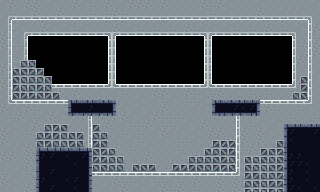

Below is a game level as drawn by its tile map, then a one-line description and the .tmx that defines it (tile-layer data replaced by summaries):
An orthogonal 40x24 tile map with 8x8 px tiles, 5 tile layers (Tile Layer 4, Tile Layer 5, Tile Layer 1, Tile Layer 2, ...), 3 tilesets and 8 objects.

<map version="1.10" tiledversion="1.11.2" orientation="orthogonal" renderorder="right-down" width="40" height="24" tilewidth="8" tileheight="8" infinite="0" nextlayerid="12" nextobjectid="20">
 <tileset firstgid="1" source="../panels.tsx" />
 <tileset firstgid="61" source="../slabs.tsx" />
 <tileset firstgid="121" source="../grating.tsx" />
 <group id="9" name="Group Layer 1" tintcolor="#8b8b8b">
  <layer id="10" name="Tile Layer 4" width="40" height="24">
   <data>[960 cells, 656 non-empty, 46 distinct tile ids]</data>
  </layer>
  <layer id="11" name="Tile Layer 5" width="40" height="24" offsetx="4" offsety="4">
   <data>[960 cells, 67 non-empty, 9 distinct tile ids]</data>
  </layer>
 </group>
 <layer id="1" name="Tile Layer 1" width="40" height="24">
  <data>[960 cells, 501 non-empty, 30 distinct tile ids]</data>
 </layer>
 <layer id="7" name="Tile Layer 2" width="40" height="24">
  <data>[960 cells, 135 non-empty, 27 distinct tile ids]</data>
 </layer>
 <layer id="8" name="Tile Layer 3" width="40" height="24" offsetx="4" offsety="4">
  <data>[960 cells, 44 non-empty, 9 distinct tile ids]</data>
 </layer>
 <objectgroup id="3" name="Collision">
  <object id="11" x="12" y="20">
   <polygon points="0,0 308,0 308,-20 -12,-20 -12,0" />
  </object>
  <object id="12" x="308" y="20">
   <polygon points="0,0 0,152 12,152 12,0" />
  </object>
  <object id="13" x="12" y="20">
   <polygon points="0,0 -12,0 -12,152 0,152" />
  </object>
  <object id="14" x="0" y="171.909">
   <polygon points="0,0 320,0 320,19.0909 0,19.0909" />
  </object>
  <object id="15" x="116" y="116">
   <polygon points="0,0 0,-16 -24,-16 -24,0" />
  </object>
  <object id="16" x="236" y="116">
   <polygon points="0,0 0,-16 -24,-16 -24,0" />
  </object>
  <object id="17" x="92" y="100">
   <polygon points="0,0 -80,0 -80,71.8182 0,71.8182" />
  </object>
  <object id="19" x="308.364" y="100">
   <polygon points="0,0 -72.3636,0 -72.3636,72 0,72" />
  </object>
 </objectgroup>
 <objectgroup id="5" name="HazardCollision" />
</map>
